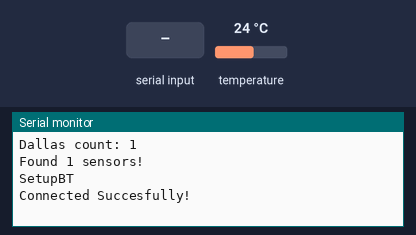
This program was run on a simulated ESP32. On the bench: the last lines printed to the serial monitor. Inputs (shaded band) come from the test bench; at power-on: temperature 24 °C. WiFi joins after 1.5 s; servers stay silent unless stated; nothing arrives over Bluetooth unless stated.

Above: at 4.2 s.
4.3 s: "1" received over the second serial link
At 10.4 s:
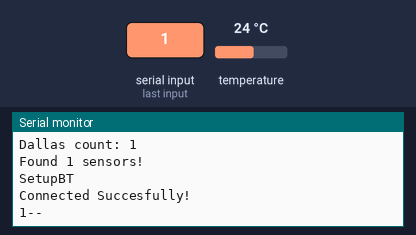
11.3 s: "0" received over the second serial link
At 17.9 s:
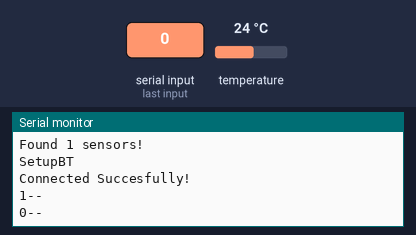

The program:

main.cpp
```cpp
#include <Arduino.h>
#include <WiFiManager.h>          //https://github.com/tzapu/WiFiManager WiFi Configuration Magic
#include <BluetoothSerial.h>
#include <ArduinoJson.h>
#include <AsyncTCP.h>
#include <ESPAsyncWebServer.h>
#include <OneWire.h>
#include <DallasTemperature.h>


extern "C" {
    #include "Esp.h"
}

#define ONE_WIRE_BUS 14

// Global Parameters
WiFiManager wifiManager;
BluetoothSerial serialBT;
AsyncWebServer server(7070);

// Setup a oneWire instance to communicate with any OneWire devices
OneWire oneWire(ONE_WIRE_BUS);
DallasTemperature sensors(&oneWire);

int i1, i2, i3, i4, i5, Vrms;
bool connectedStatus = false;
uint loopCounter = 0;


String createPwrMetric(const char* type, const char* circuit, int value){
  char strBuf[50];
  sprintf(strBuf, "%s{circuit=\"%s\"} %d\n", type, circuit, value);
  return String(strBuf);
}

String createTempMetric(const char* sensorId, float value){
  char strBuf[50];
  sprintf(strBuf, "temperature{sensorId=\"%s\"} %.2f\n", sensorId, value);
  return String(strBuf);
}

String createStatusMetrics(){
  char strBuf[60];
  sprintf(strBuf, "btConnected{} %d\niterations{} %d\n", connectedStatus, loopCounter);
  return String(strBuf);
}

String formatSensorId(DeviceAddress deviceAddress){
  String adm;
  for (uint8_t i = 0; i < 8; i++){
    adm = adm + String(deviceAddress[i], HEX);
  }
  return adm;
}

#define MAX_SENSORS 10

uint8_t address[6]  = {0x98, 0xD3, 0x31, 0xF5, 0xC0, 0xFA};

struct DeviceInfo {
  DeviceAddress address;
  String addressStr;
  float lastReading;
};

DeviceInfo oneWireDevices[MAX_SENSORS] = {};
int actualSensorCount = 0;

// Setup
void setup(){
  // Serial
  Serial.begin(115200);

  // Discover the one-wire devices
  // Bug Workaround: https://github.com/PaulStoffregen/OneWire/issues/57
  delay(500);
  sensors.begin();
  delay(1000);
  sensors.begin();

  Serial.printf("Dallas count: %d\n", sensors.getDeviceCount());

  for(int i =0; i<MAX_SENSORS; i++){
    if(!sensors.getAddress(oneWireDevices[i].address, i)){
      break;
    }
    oneWireDevices[i].addressStr = formatSensorId(oneWireDevices[i].address);
    actualSensorCount++;
  }

  Serial.printf("Found %d sensors!\n", actualSensorCount);

  // // Setup WiFi
  WiFi.mode(WIFI_STA);
  wifiManager.setClass("invert"); // dark theme

  wifiManager.setHostname("HEM-ESP32");
  wifiManager.setConfigPortalTimeout(180);

  bool res = wifiManager.autoConnect(); // password protected ap
  if(!res) {
    Serial.println("Failed to connect or hit timeout");
    ESP.restart();
  }

  // Web Server
  server.on("/metrics", HTTP_GET, [] (AsyncWebServerRequest *request) {
    String payload = createStatusMetrics();
    if(connectedStatus){  // Only send BT data if it's currently active
      payload += createPwrMetric("power", "grid", i1);
      payload += createPwrMetric("power", "solar", i2);
      payload += createPwrMetric("power", "waterImmersion", i3);
      payload += createPwrMetric("power", "ashp", i4);
      payload += createPwrMetric("power", "bufferImmersion", i5);
      payload += createPwrMetric("voltage", "grid", Vrms);
    }

    // Add the Temp Sensors
    for(int i=0; i<actualSensorCount; i++){
      float reading = oneWireDevices[i].lastReading;
      // Sanity check so we don't emit error codes
      // This will also highlight any BUS issues
      if(reading > 5){
        payload += createTempMetric(oneWireDevices[i].addressStr.c_str(), reading);
      }else{
        Serial.println(reading);
      }
    }

    request->send(200, "text/plain", payload);
  });
  server.begin();

  Serial.println("SetupBT");
  serialBT.begin("HEM", true);
  serialBT.setPin("1234");
  serialBT.enableSSP();
  bool connected = serialBT.connect(address);

  if(connected) {
      Serial.println("Connected Succesfully!");
    } else {
      if(!serialBT.connected(2000)) {
        Serial.println("Failed to connect. Make sure remote device is available and in range, then restart app.");
        ESP.restart();  // Reboot seems to be more reliable
      }
    }
  serialBT.connect();
}

void loop(){

  connectedStatus = serialBT.connected(1000);
  loopCounter++;

  // Non-blocking Bluetooth processing
  if(serialBT.available()){
    String input = serialBT.readString();
    Serial.print(input);
    Serial.print("--\n");

    // Decode the JSON
    DynamicJsonDocument doc(1024);
    auto error = deserializeJson(doc, input);
    if (error) {
        Serial.print(F("deserializeJson() failed with code "));
        Serial.println(error.c_str());
        return;
    }

    // Put into the handler
    i1 = doc["i1"];
    i2 = doc["i2"];
    i3 = doc["i3"];
    i4 = doc["i4"];
    i5 = doc["i5"];
    Vrms = doc["Vrms"];
  }

  // Request One Wire Temps
  sensors.requestTemperatures();
  for(int i=0; i<actualSensorCount; i++){
    oneWireDevices[i].lastReading = sensors.getTempC(oneWireDevices[i].address);
  }


  delay(5000);
}
```

Measured:
- after the input at 4.3 s, the serial monitor: prints a new line after 5.5 s (image 1)
- after the input at 11.3 s, the serial monitor: prints a new line after 5.3 s (image 2)
